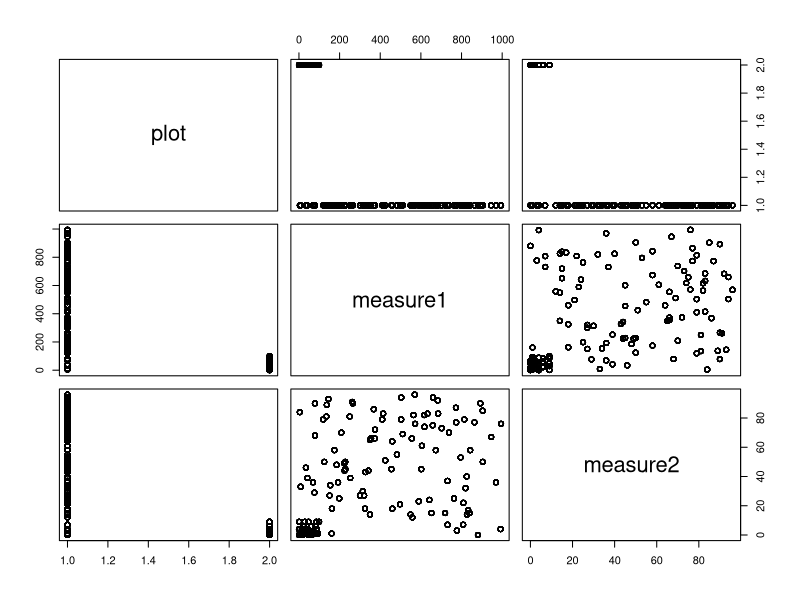

Write R code to recreate this figure. (Note: this script raises an error after producing the figure.)
# Indexing - Matrix

# indexing means to address only a certain part of your data 
# are vector is a sequence of data elements of the same type NOT spatial data!
# some general tries
c<-c(2,4,6,8) # creation of a vector
x<-seq(1,100,by=2.5) #sequence from 1-100 at every 2.5th step
x #show values
x[5] #extract fith position
x[4:11] #extract fith and 11th position 
x[length(x)] #extract last position
x[-2] #extract all but one
x>20 #query (Abfrage) all numbers above 20
(x<=10)|(x>=30) #...
x[x<10|x>30] #actual data below 10 and above 30

#some stats
sum(x)
summary(x)
cumsum(x) #cummulative sum 
sort(x,decreasing=T) #sort
rev(x) #revert order

# generate a matrix
m1<-matrix(c(4,5,3,7,2,9),nrow=2)
m1
m2<-matrix(
  c(2,4,6,3,7,8,4,6,5,2,6,5),
  nrow = 3,
  ncol = 4,
  byrow=F)
m2  

# matrix out of a vector
# create a vector with 80 entries based on normally distributed data
numbers_1<-rnorm(80,mean = 0,sd=1)
# pupulate data with vector data in 20 rows and 4 columns 
mat_1<-matrix(numbers_1,nrow = 20,ncol = 4)
mat_1
# convert it into a datafram 
df_1<-data.frame(mat_1)
# assign column names 
names(df_1)<-c("var1","var2","var3","var4")
head(df_1)
summary(df_1)  

# Data frame 
# generate a dataframe with 2 columns
test<-data.frame(A=c(1,2,4),B=c("aB1","aB2","aB4"))
test[,1]
test[,"A"]
write.table(test,file="Indicies_test.xls") #sieht noch nicht so aus, wie ne Tabelle aussehen sollte..
#...

# More complex data frames
df_1<-data.frame(plot="location_name_1",measure1=runif(100)*1000,measure2=round(runif(100)*100), value=rnorm(100,2,1),ID=rep(LETTERS,100))
df_2<-data.frame(plot="location_name_2", measure1=runif(50)*100, measure2=round(runif(10)*10), value=rnorm(50),ID=rep(LETTERS,50))
rbind(df_1,df_2)
df<-(rbind(df_1,df_2))
summary(df) #summary stats
df  
str(df) #structure of data frame
mode(df) #storage mode of object 
head(df) #return first (or last) part of an object 
# plot only data frame only for measure 1 and 2
df[,c('plot','measure1','measure2')]
# plot measure 1 and 2 only for line 66 and 70
df[66:70,c('plot','measure1','measure2')]
x1<-df[,c('plot','measure1','measure2')]
plot(x1)
boxplot(x1)
